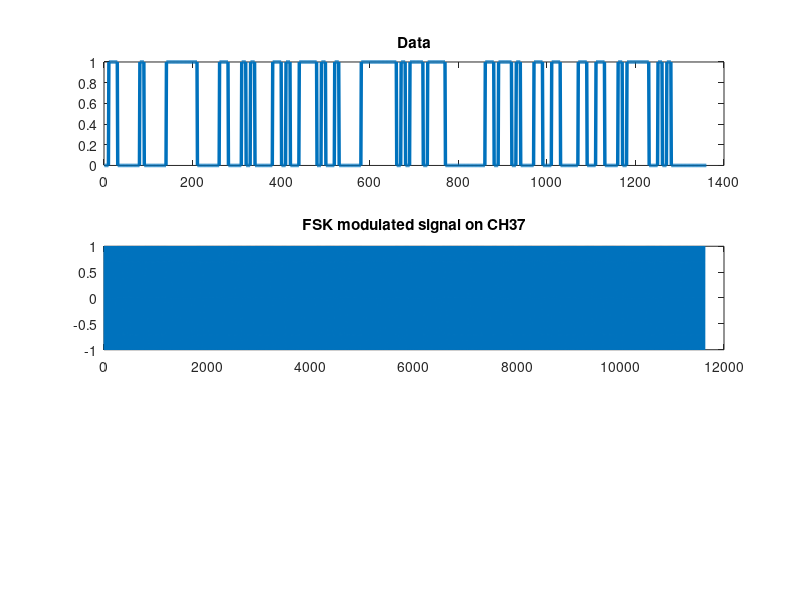

Recreate this plot in MATLAB. (Note: this script raises an error after producing the figure.)
clc
close all

%%%%%%%%%%%%%%%%%%%%%%%%%%%%%%%%%%%%%%%%%%%%%%%%%%%%%%%%%%%%%%%%%%%%%%%%%%%
%%%%%%%%%%% BLE uses GFSK, but FSK is being used in this example
%------------Sideband caacellation using High pass filter------------%

upsample=10;                                    %Controls binary to digital signal
sample_rate=8;                                  %Sample factor
fd=10;                                          %For change in freq to be perciptible visually, a high fd value is chosen. For BLE fd lies b/w 135kHz to 170 kHz
zcd37=0;
zcd38=0;

fc37=2402;                                      %Center frequency for Ch 37
fs37=sample_rate*fc37;                          %Sampling rate
fc37_0=fc37-fd;                                 %Center frequency for CH 37, data 0
fs37_0=sample_rate*fc37_0;
fc37_1=fc37+fd;                                 %Center frequency for CH 37, data 1
fs37_1=sample_rate*fc37_1;
t37_0=0:1/fs37:1/fc37_0;
t37_1=0:1/fs37:1/fc37_1;

%------Packet construction---------%
preamble=randi([0 1],[1 6*8]);                  %6 bytes for preamble
oui=randi([0 1],[1 6*8]);                       %6 bytes for OUI
dlen=randi([0 1],[1 1*8]);                      %1 byte for data length
dtype=randi([0 1],[1 1*8]);                     %1 bytes for data type
uuid=randi([0 1],[1 2*8]);                      %2 bytes for UUID
steps=zeros([1 8]);                             %1 byte for storing steps
data=[preamble oui dlen dtype uuid steps];      %Construction of 1 BLE packet

%-------Converting binary data into a digital signal--------%
DATA=[];

for i=1:length(data)
    if data(i)==0
        temp=zeros(1,upsample);
    else
        temp=ones(1, upsample);
    end
    DATA=[DATA,temp];
end

%FSK Modulation begins here
A=1;
fsk37=[];

for i=1:length(DATA)
    if DATA(i)==0
        temp=A*cos(2*pi*fc37_0.*t37_0);
        fsk37=[fsk37 temp];
    else
        temp=A*cos(2*pi*fc37_1.*t37_1);
        fsk37=[fsk37 temp];
    end
end

figure
subplot(3,1,1)
plot(DATA,'lineWidth',2.5)
title('Data')
subplot(3,1,2)
plot(fsk37)
title('FSK modulated signal on CH37')

fsk37=fsk37';
%---------FSK modulation ends here--------%

%---------FSK demodulation begins here----------%
zcd = dsp.ZeroCrossingDetector;                 %Using zero-crossing detector to detect 0 or 1
                                                %Change window size of zcd to be either 7 or 11
                                                %Data 1 gives 2 zero-crossings within 7 samples, data 0 gives 2 zero-crossings within 11 samples
window=[length(t37_0)-1,length(t37_1)-1];
Ddata37=[];                                     %Ddata37 contains the digital data on Ch 37

start_idx37=1;
for i=1:length(fsk37)
    if zcd(fsk37(start_idx37:i))==2
        if i-start_idx37==window(1)
            Ddata37=[Ddata37 0];
        else
            Ddata37=[Ddata37 1];
        end
        start_idx37=1+i;
    end
    zcd.release();
    zcd37(i)=zcd(fsk37(1:i));
    zcd.release()
end

%--------FSK demodulation ends here---------%
subplot(3,1,3)
plot(Ddata37,'lineWidth',2.5)
title('Demodulated data on Ch 37')

%-----Modulation by tag begins here-------%
STEPS=de2bi(1000);

m38=24;                                         %Difference in frequency between Ch 37 and Ch38
fc38=fc37+m38;                                  %Center frequency for Ch 38
fs38=8*fc38;
fc38_0=fc38-fd;
t38=0:1/fs38:1/fc38;
cos38=A*cos(2*pi*fc38.*t38);
cos38=repmat(cos38,1,floor(length(fsk37)/length(cos38)));
extra=zeros([1 abs(length(fsk37)-length(cos38))]);
cos38=[cos38 extra];
fsk38=cos38'.*fsk37;
a=2*pi*fc38/fs37;                               %Filter constant a=T/tau
fsk38=filter([1-a a-1],[1 a-1],fsk38);          %Using high pass filter to remove low freq components (i.e. Ch37)

window=[length(t37_0)-1,length(t37_1)-1];
Ddata38=[];
start_idx38=1;
for i=1:length(fsk38)
    if zcd(fsk38(start_idx38:i))==4
        if i-start_idx38==window(1)
            Ddata38=[Ddata38 0];
        else
            Ddata38=[Ddata38 1];
        end
        start_idx38=1+i;
    end
    zcd.release();
    zcd38(i)=zcd(fsk38(1:i));
    zcd.release()
end

figure
subplot(3,1,1)
plot(DATA,'lineWidth',2.5);
title('Original data on Ch37');
subplot(3,1,2)
plot(fsk38);
title('FSK Ch 38')

one_check=find(Ddata38);
for i=2:length(one_check)
   if one_check(i)-one_check(i-1)<3
      Ddata38(one_check(i-1):one_check(i))=ones([1 one_check(i)-one_check(i-1)+1]);
   end
end

subplot(3,1,3)
plot(Ddata38,'lineWidth',2.5)
title('Recovered signal from Ch38')